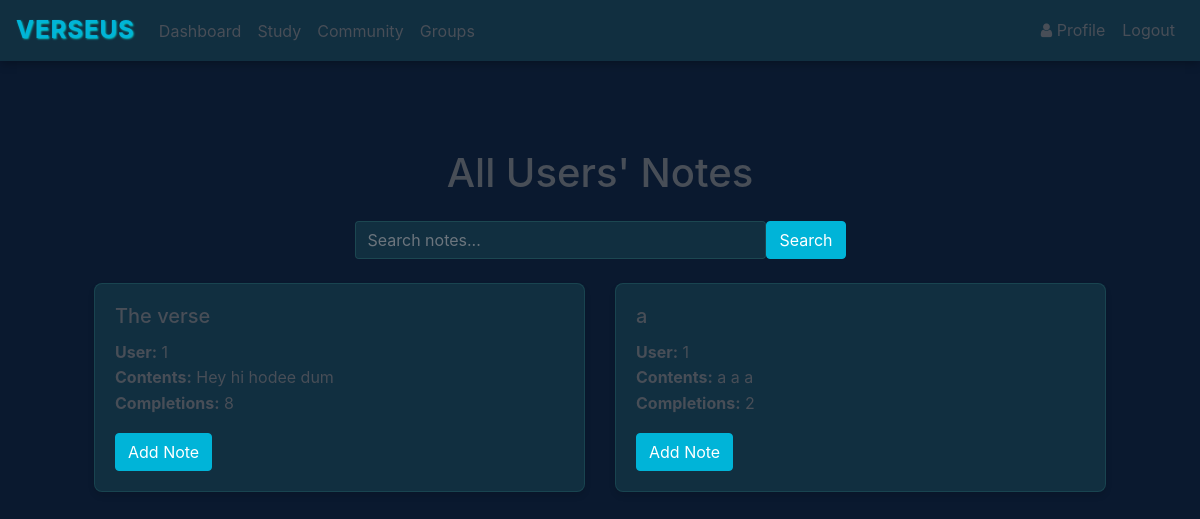
Page /community (signed in) on the earlier database version.
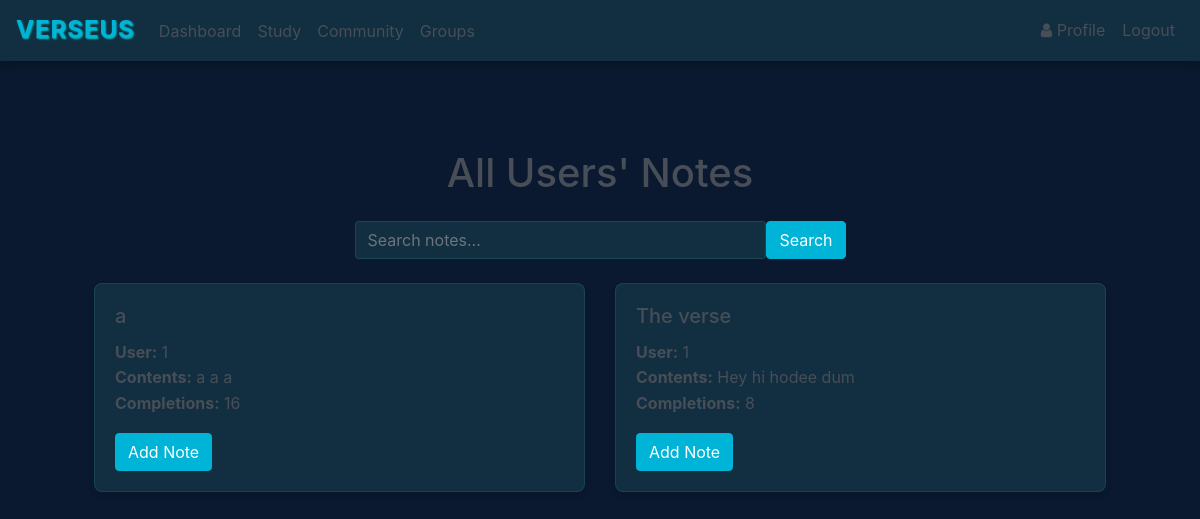
Same page on the later database version.
### website/models.py (models this page shows)
class Note(db.Model):
    id = db.Column(db.Integer, primary_key=True)
    title = db.Column(db.String(100), default="Untitled Verse")
    data = db.Column(db.String(500))
    date = db.Column(db.DateTime(timezone=True), default=func.now())
    user_id = db.Column(db.Integer, db.ForeignKey('user.id'))
    data_blanked = db.Column(db.String(500))
    ref = db.Column(JSON)
    word_blank_positions = db.Column(JSON)
    completions = db.Column(db.Integer, default=0)

### website/views.py (the view, shortened to what this page needs)
@views.route('/community')
@login_required
def all_notes():
    search_query = request.args.get('search', '')
    query = Note.query.join(User)
    notes = query.order_by(Note.date.desc()).all()
    return render_template("all_notes.html",
                         user=current_user,
                         notes=notes,
                         search_query=search_query)

### website/templates/all_notes.html (shortened to what this page needs)
{% extends "base.html" %}
{% block content %}
<div class="container mt-4">
    <h1 class="text-center mb-4">All Users' Notes</h1>
    <div class="row mb-4">
        <div class="col-md-6 mx-auto">
            <form method="GET" action="{{ url_for('views.all_notes') }}" class="d-flex">
                <input type="text" name="search" class="form-control me-2" placeholder="Search notes..."
                    value="{{ search_query }}">
                <button type="submit" class="btn btn-primary">Search</button>
            </form>
        </div>
    </div>
    <div class="row">
        {% for note in notes %}
        <div class="col-md-6 mb-4">
            <div class="card">
                <div class="card-body">
                    <h5 class="card-title">{{ note.title }}</h5>
                    <p class="card-text">
                        <strong>User:</strong> {{ note.user_id }}<br>
                        <strong>Contents:</strong> {{ note.data }}<br>
                        <strong>Completions:</strong> {{ note.completions }}
                    </p>
                    <a href="{{ url_for('views.add_note', note_id=note.id, title=note.title, data=note.data, ref=note.ref) }}"
                        class="btn btn-primary">Add Note</a>
                </div>
            </div>
        </div>
        {% endfor %}
    </div>
</div>
{% endblock %}

Differences in the rows shown:
changed Note (number 1 of 2 on the later page): completions "2" → "16"; moves up the list
